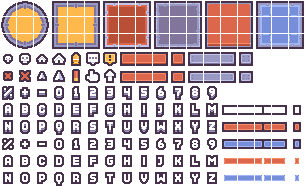
#> input picture assets/kenney_desert-shooter-pack_1.0/PNG/Interface/Tilemap/tilemap.png, 305 x 186 px, given as the content of the folder ough/assets/kenney_desert-shooter-pack_1.0/PNG/Players/Tiles, which was not available
$ python TileOverview.py
#> lines starting #> are read from the running program, lines starting #| are printed output that depends on the picture
#!/usr/bin/env python
# -*- coding: utf-8 -*-
"""把素材目录拼成带编号的放大总览图。"""
import sys, os
sys.path.insert(0, r"D:\ClaudeWork\tools\pydeps")
from PIL import Image, ImageDraw

BASE = r"D:\ClaudeWork\HotBreakthrough\assets\kenney_desert-shooter-pack_1.0\PNG"
OUT = r"D:\ClaudeWork\temp"

def overview(cat, cols, scale, max_items=None):
#> called with cat = 'Players', cols = 4, scale = 3
    d = os.path.join(BASE, cat, "Tiles")
    files = sorted(f for f in os.listdir(d) if f.endswith(".png"))
    if max_items:
        files = files[:max_items]
    if not files:
        return
    sample = Image.open(os.path.join(d, files[0]))
#> sample is the input picture: PIL image 305x186 P; mean R, G, B, A 86.5, 70.7, 76, 142.1
    tw, th = sample.size
#> tw = 305; th = 186
    cell_w, cell_h = tw * scale + 12, th * scale + 30
#> cell_w = 927; cell_h = 588
    rows = (len(files) + cols - 1) // cols
    canvas = Image.new("RGBA", (cols * cell_w + 12, rows * cell_h + 12), (40, 40, 48, 255))
    draw = ImageDraw.Draw(canvas)
    for i, f in enumerate(files):
        img = Image.open(os.path.join(d, f)).convert("RGBA")
        img = img.resize((tw * scale, th * scale), Image.NEAREST)
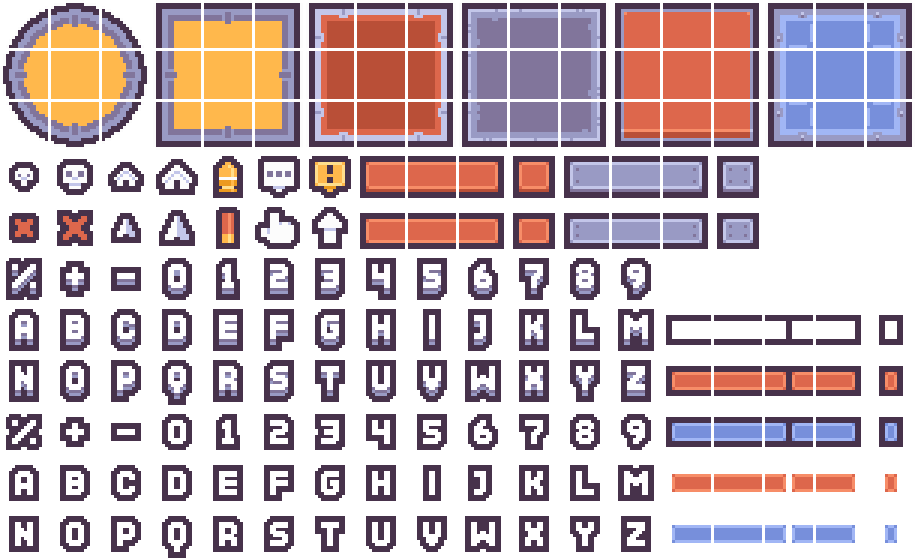
#> img: PIL image 915x558 RGBA; mean R, G, B, A 86.5, 70.7, 76, 142.1; transparent parts drawn white
        x = 12 + (i % cols) * cell_w
#> x = 12
        y = 12 + (i // cols) * cell_h
#> y = 12
        canvas.alpha_composite(img, (x, y + 18))
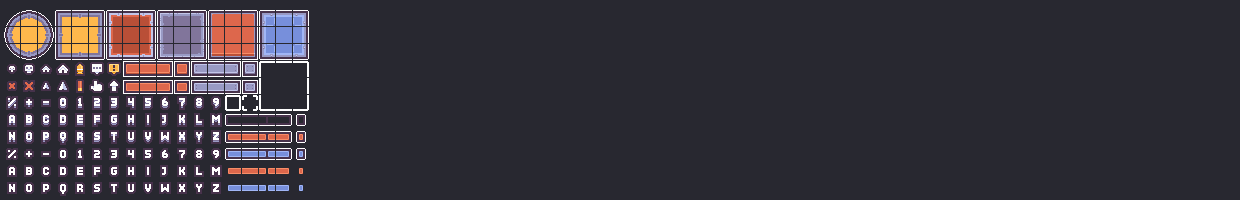
#> canvas: PIL image 3720x600 RGBA (shown at 1/3 size); mean R, G, B, A 54.7, 51.1, 59.3, 255
        draw.text((x, y + 2), f.replace("tile_", "").replace(".png", ""), fill=(255, 255, 255, 255))
    path = os.path.join(OUT, "overview_%s.png" % cat)
    canvas.save(path)
    print("OK %s %dx%d tiles=%d cell=%dx%d" % (path, canvas.size[0], canvas.size[1], len(files), tw, th))
#| OK D:\ClaudeWork\temp/overview_Players.png 3720x600 tiles=1 cell=305x186

overview("Players", 4, 3)
overview("Enemies", 4, 3)
#| OK D:\ClaudeWork\temp/overview_Enemies.png 3720x600 tiles=1 cell=305x186
overview("Weapons", 8, 2)
#> call 3 of overview, with cat = 'Weapons', cols = 8, scale = 2
#> in overview (call 3), `img = img.resize((tw * scale, th * scale), Image.NEAREST)`:
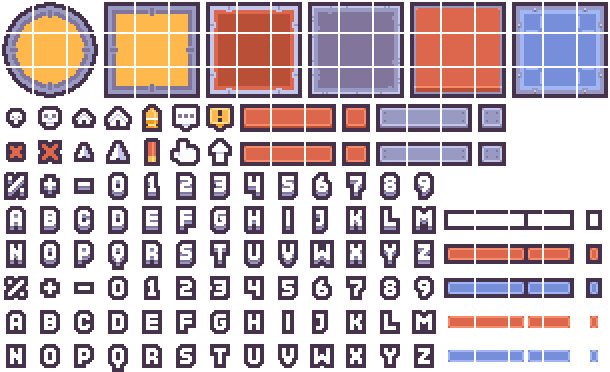
#> img: PIL image 610x372 RGBA; mean R, G, B, A 86.5, 70.7, 76, 142.1; transparent parts drawn white
#> in overview (call 3), `canvas.alpha_composite(img, (x, y + 18))`:
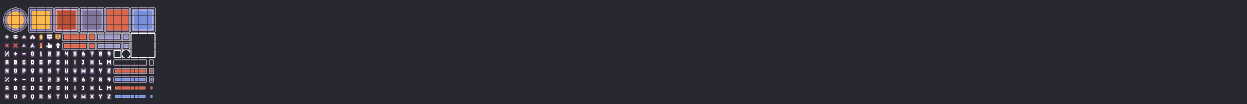
#> canvas: PIL image 4988x414 RGBA (shown at 1/4 size); mean R, G, B, A 47.1, 45.3, 53.4, 255
#| OK D:\ClaudeWork\temp/overview_Weapons.png 4988x414 tiles=1 cell=305x186
overview("Interface", 10, 2, 60)
#> call 4 of overview, with cat = 'Interface', cols = 10, scale = 2, max_items = 60
#> in overview (call 4), `canvas.alpha_composite(img, (x, y + 18))`:
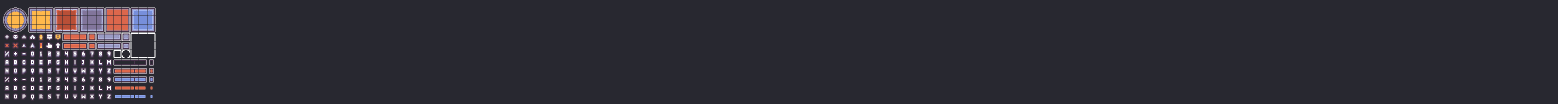
#> canvas: PIL image 6232x414 RGBA (shown at 1/4 size); mean R, G, B, A 45.6, 44.3, 52.3, 255
#| OK D:\ClaudeWork\temp/overview_Interface.png 6232x414 tiles=1 cell=305x186
overview("Tiles", 12, 1, 96)
#> in overview (call 5), `canvas = Image.new("RGBA", (cols * cell_w + 12, rows * cell_h + 12), (..`:
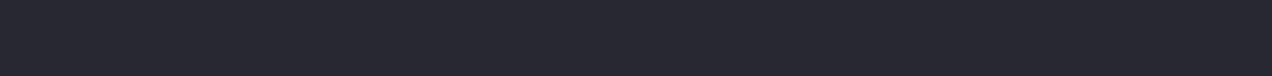
#> canvas: PIL image 3816x228 RGBA (shown at 1/3 size); mean R, G, B, A 40, 40, 48, 255
#> in overview (call 5), `canvas.alpha_composite(img, (x, y + 18))`:
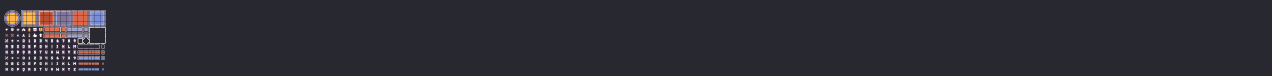
#> canvas: PIL image 3816x228 RGBA (shown at 1/3 size); mean R, G, B, A 44.2, 43.2, 51.2, 255
#| OK D:\ClaudeWork\temp/overview_Tiles.png 3816x228 tiles=1 cell=305x186
